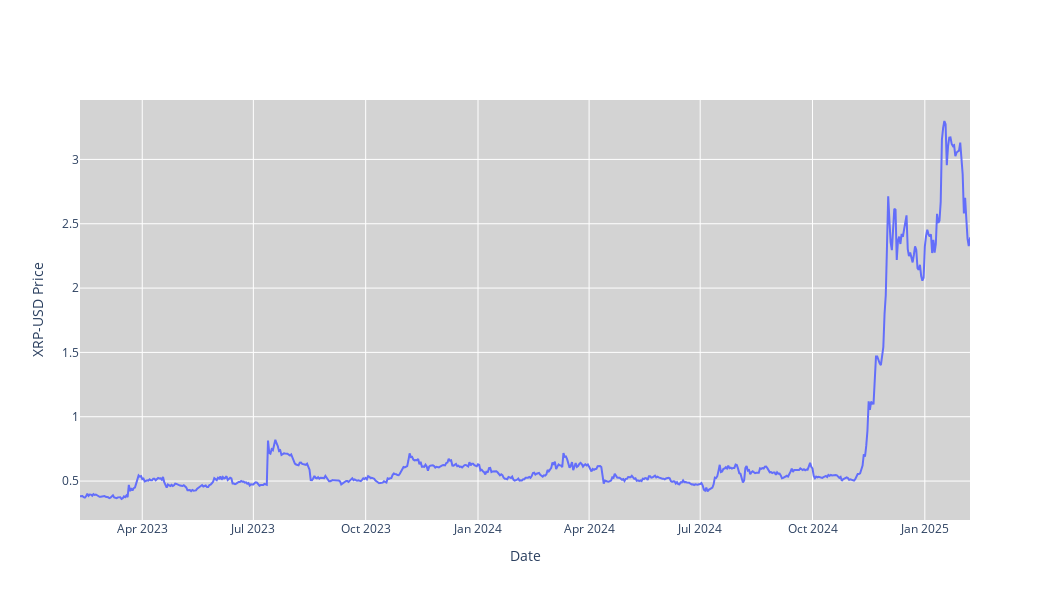

This figure's notebook cell:
### Code cell
#Price chart
fig = go.Figure(data=[go.Scatter(x=stock_data.index, y=stock_data['Adj Close'], mode='lines', name='Adj Close')])
fig.update_layout(
    xaxis_rangeslider_visible=False,
    yaxis_title=f'{ticker} Price',
    xaxis_title='Date',
    plot_bgcolor='lightgrey',
    width=1050,
    height=600
)
fig.show()

### Figure 1 — Plotly figure (JSON) as saved in the notebook; plotly's stock layout.template omitted (floating-point values rounded to 4 significant figures; data arrays with more than 128 entries replaced by an {"elided": "..."} marker saying what was removed)
{"data": [{"mode": "lines", "name": "Adj Close", "type": "scatter", "x": {"elided": "730 str values"}, "y": {"elided": "730 float values"}}], "layout": {"height": 600, "plot_bgcolor": "lightgrey", "width": 1050, "xaxis": {"rangeslider": {"visible": false}, "title": {"text": "Date"}}, "yaxis": {"title": {"text": "XRP-USD Price"}}}}
